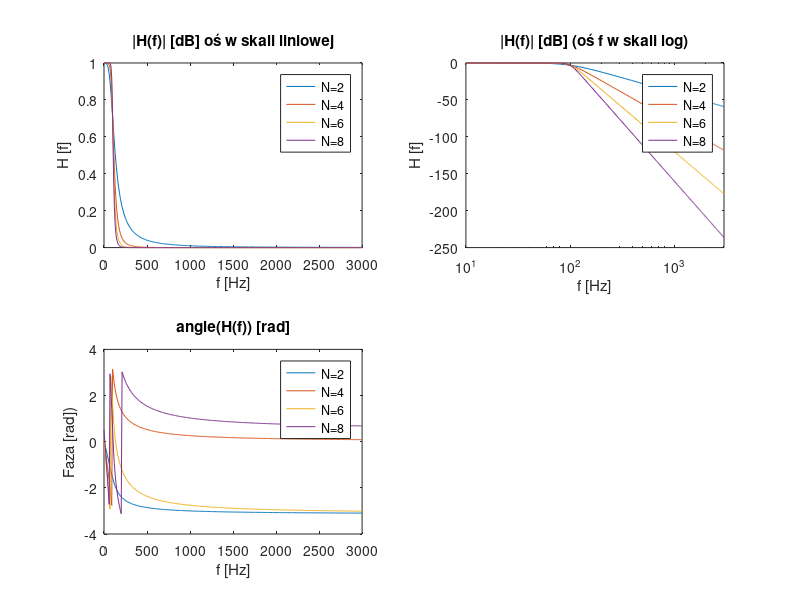

Reproduce this figure in MATLAB.
clear all; %close all;

wdb3 = 2*pi*100;
R = wdb3;                             % promien okregu

N_values = [2, 4, 6, 8];
f = 0 : 10 : 3000;                % czestotliwosc w hercach
w = 2*pi*f;                        % czestotliwosc katowa, pulsacja
s = j*w;                           % zmienna transformacji Laplace'a
figure;
for i = 1:length(N_values)
    N = N_values(i);

    alpha = pi/N;                            % kat "kawalka tortu" (okregu)
    beta  = pi/2 + alpha/2 + alpha*(0:N-1);  % katy kolejnych biegunow transmitancji
    p = R*exp(j*beta);                       % bieguny transmitancji lezace na okregu
    z = []; wzm = prod(-p); 
    b = poly(z); 
    % b = real(b);
    a = poly(p); 
    % a = real(a);
    % zplane(b,a); grid;

    H = polyval(b,s) ./ polyval(a,s);  % h(s) --> H(f) dla s=j*w: iloraz dwoch wielomianow
    H = H ./ max(H);

    subplot(2,2,1);
    plot(f,abs(H)); title('|H(f)| [dB] oś w skali liniowej'); legend('N=2','N=4','N=6','N=8'); 
    xlabel('f [Hz]'); ylabel('H [f]'); xlim([0 f(end)]); grid; hold on;
    
    subplot(2,2,2); 
    semilogx(f,20*log10(abs(H))); title('|H(f)| [dB] (oś f w skali log)'); legend('N=2','N=4','N=6','N=8');
    xlabel('f [Hz]'); ylabel('H [f]'); xlim([0 f(end)]); grid; hold on;
    
    subplot(2,2,3); 
    plot(f,angle(H)); title('angle(H(f)) [rad]'); legend('N=2','N=4','N=6','N=8');
    xlabel('f [Hz]'); ylabel('Faza [rad])'); xlim([0 f(end)]); grid; hold on;
end